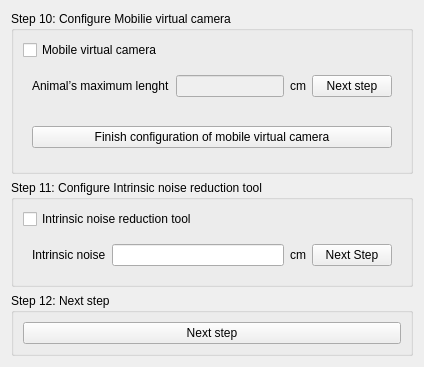
            <widget class="QWidget" name="tab">
             <attribute name="title">
              <string>Noise treatment</string>
             </attribute>
             <layout class="QVBoxLayout" name="verticalLayout_11">
              <item>
               <widget class="QGroupBox" name="gpMobileVirtualCamera">
                <property name="title">
                 <string>Step 10: Configure Mobilie virtual camera</string>
                </property>
                <layout class="QVBoxLayout" name="verticalLayout_6">
                 <item>
                  <widget class="QCheckBox" name="checkBox">
                   <property name="text">
                    <string>Mobile virtual camera</string>
                   </property>
                  </widget>
                 </item>
                 <item>
                  <widget class="QWidget" name="widget" native="true">
                   <layout class="QHBoxLayout" name="horizontalLayout_2">
                    <item>
                     <widget class="QLabel" name="label_76">
                      <property name="text">
                       <string>Animal’s maximum lenght</string>
                      </property>
                     </widget>
                    </item>
                    <item>
                     <widget class="QLineEdit" name="leVarMax">
                      <property name="enabled">
                       <bool>false</bool>
                      </property>
                     </widget>
                    </item>
                    <item>
                     <widget class="QLabel" name="label_75">
                      <property name="text">
                       <string>cm</string>
                      </property>
                     </widget>
                    </item>
                    <item>
                     <widget class="QPushButton" name="pbNextRoi">
                      <property name="text">
                       <string>Next step</string>
                      </property>
                     </widget>
                    </item>
                   </layout>
                  </widget>
                 </item>
                 <item>
                  <widget class="QWidget" name="widMobileConfim" native="true">
                   <property name="minimumSize">
                    <size>
                     <width>0</width>
                     <height>50</height>
                    </size>
                   </property>
                   <layout class="QHBoxLayout" name="horizontalLayout_38">
                    <item>
                     <widget class="QPushButton" name="pbNextRoi_2">
                      <property name="text">
                       <string>Finish configuration of mobile virtual camera</string>
                      </property>
                     </widget>
                    </item>
                   </layout>
                  </widget>
                 </item>
                </layout>
               </widget>
              </item>
              <item>
               <widget class="QGroupBox" name="groupBox_16">
                <property name="title">
                 <string>Step 11: Configure Intrinsic noise reduction tool</string>
                </property>
                <layout class="QVBoxLayout" name="verticalLayout_7">
                 <item>
                  <widget class="QCheckBox" name="cbVariaca">
                   <property name="text">
                    <string>Intrinsic noise reduction tool</string>
                   </property>
                  </widget>
                 </item>
                 <item>
                  <widget class="QWidget" name="widIntrinsic" native="true">
                   <property name="enabled">
                    <bool>true</bool>
                   </property>
                   <layout class="QHBoxLayout" name="horizontalLayout_12">
                    <item>
                     <widget class="QLabel" name="label_11">
                      <property name="text">
                       <string>Intrinsic noise</string>
                      </property>
                     </widget>
                    </item>
                    <item>
                     <widget class="QLineEdit" name="leMin">
                      <property name="enabled">
                       <bool>true</bool>
                      </property>
                     </widget>
                    </item>
                    <item>
                     <widget class="QLabel" name="label_99">
                      <property name="text">
                       <string>cm</string>
                      </property>
                     </widget>
                    </item>
                    <item>
                     <widget class="QPushButton" name="pbConfRuidoInt">
                      <property name="text">
                       <string>Next Step</string>
                      </property>
                     </widget>
                    </item>
                   </layout>
                  </widget>
                 </item>
                </layout>
               </widget>
              </item>
              <item>
               <widget class="QGroupBox" name="groupBox_17">
                <property name="title">
                 <string>Step 12: Next step</string>
                </property>
                <layout class="QVBoxLayout" name="verticalLayout_8">
                 <item>
                  <widget class="QPushButton" name="pbConfRuidoInt_2">
                   <property name="text">
                    <string>Next step</string>
                   </property>
                  </widget>
                 </item>
                </layout>
               </widget>
              </item>
             </layout>
            </widget>
